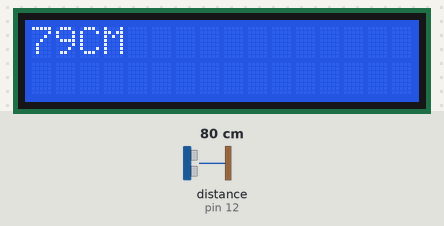
The sketch below on a simulated Arduino Uno, built with avr-gcc and run on an emulated ATmega328P. On the bench: 16×2 character LCD. Wiring (inferred from the names in the program): ultrasonic range finder: trigger pin 13; echo pin 12. The inputs (shaded band) are chosen by the test bench; at power-on: distance to the obstacle (sensor on pin 12) 80 cm. The echo pulse lasts 58.3 µs per cm.

Above: at 3.2 s.
3.3 s: distance to the obstacle (sensor on pin 12) set to 2 cm
At 4.4 s:
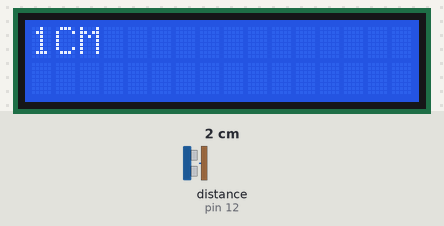
7.4 s: distance to the obstacle (sensor on pin 12) set to 4 cm
At 8.4 s:
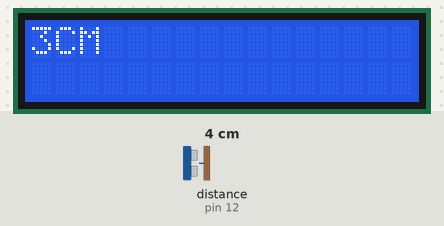
10.6 s: distance to the obstacle (sensor on pin 12) set to 9 cm
At 11.4 s:
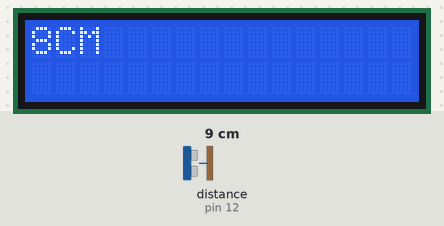
Timing chart, 0 to 13.6 s (numbered marks = the images above; inputs shaded):
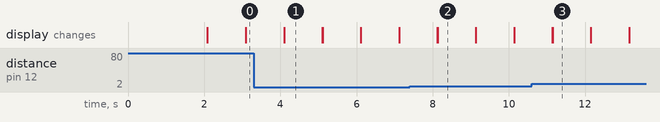

The sketch:

week4.ino
```cpp
#include <Wire.h>                // I2C 통신을 위한 Wire 라이브러리 포함
#include <LiquidCrystal_I2C.h>   // I2C LCD를 제어하기 위한 LiquidCrystal_I2C 라이브러리 포함

LiquidCrystal_I2C lcd(0x27, 16, 2);  // I2C LCD 객체 생성 (주소 0x27, 16x2 크기)

#define TRIG 13    // 초음파 센서의 TRIG 핀을 13번으로 설정
#define ECHO 12    // 초음파 센서의 ECHO 핀을 12번으로 설정

void setup() {
  Serial.begin(9600);        // 시리얼 통신 초기화 (9600 보드레이트)
  lcd.init();                // LCD 초기화
  lcd.backlight();           // LCD 백라이트 켜기
  lcd.print("LCD init");     // LCD에 "LCD init" 텍스트 출력
  delay(2000);               // 2초 대기 (초기화 메시지 확인 시간)
  lcd.clear();               // LCD 화면 지우기
  pinMode(TRIG, OUTPUT);     // TRIG 핀을 출력 모드로 설정
  pinMode(ECHO, INPUT);      // ECHO 핀을 입력 모드로 설정
}

void loop() {
    long duration, distance;

    // 초음파 거리 측정을 위한 트리거 신호 발생
    digitalWrite(TRIG, LOW);
    delayMicroseconds(2);
    digitalWrite(TRIG, HIGH);
    delayMicroseconds(10);
    digitalWrite(TRIG, LOW);

    duration = pulseIn(ECHO, HIGH);   // ECHO 핀에서 HIGH 상태의 지속 시간 측정

    distance = duration / 58.2;       // 거리 계산 (duration을 58.2로 나누어 CM 단위로 변환)

    // 계산된 거리 값을 LCD에 출력
    lcd.print(distance);              // 거리 출력
    lcd.print("CM");                  // "CM" 텍스트 추가
    delay(1000);                      // 1초 대기 (출력 간 간격)
    lcd.clear();                      // 출력 후 LCD 화면을 비움
}
```

Measured:
- after the input at 3.3 s, the display: first differs from a run without the input after 0.80 s (image 1)
- after the input at 7.4 s, the display: first differs from a run without the input after 0.73 s (image 2)
- after the input at 10.6 s, the display: first differs from a run without the input after 0.55 s (image 3)
- what the display in image 1 shows lasts 1.0 s, from 4.1 s to 5.1 s
